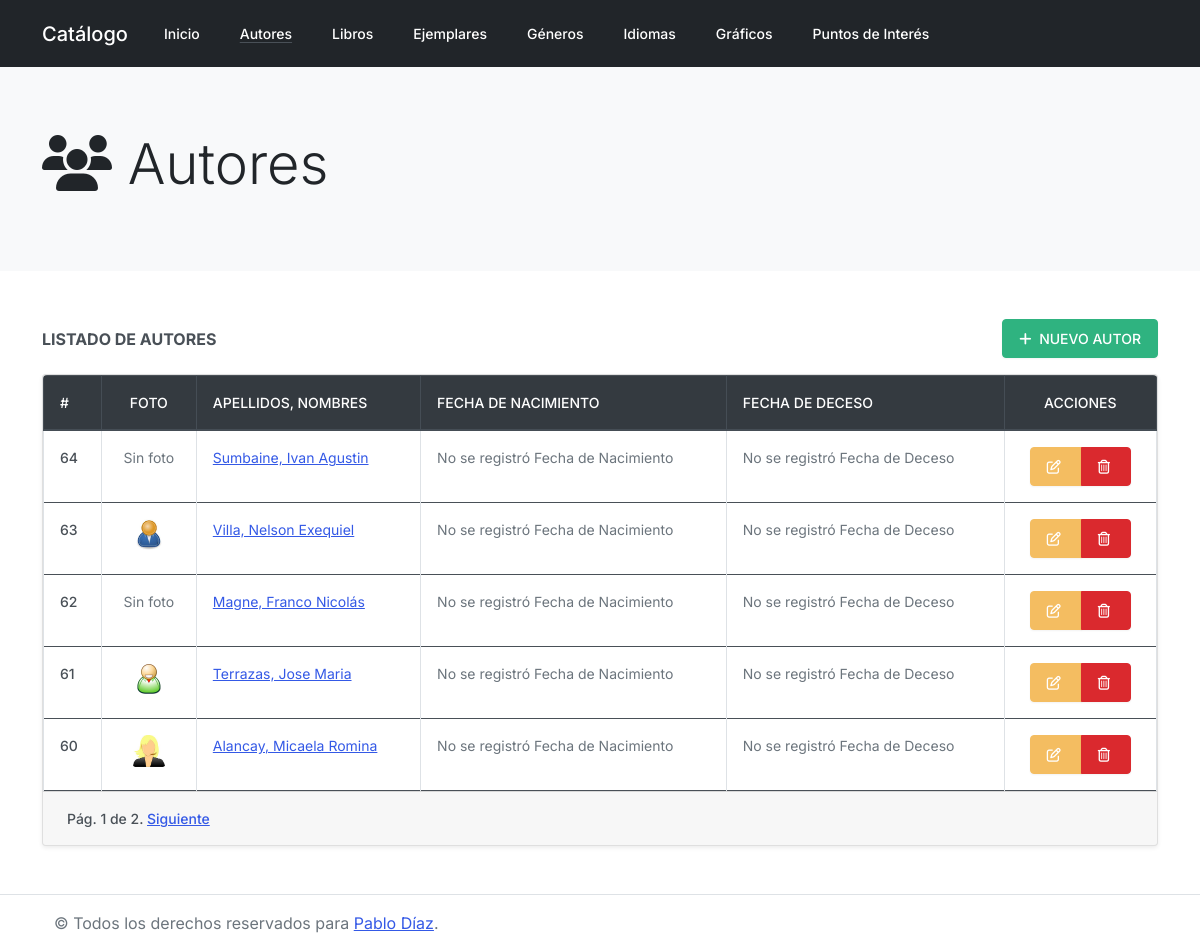
Page /catalogo/autores/ on the earlier database version.
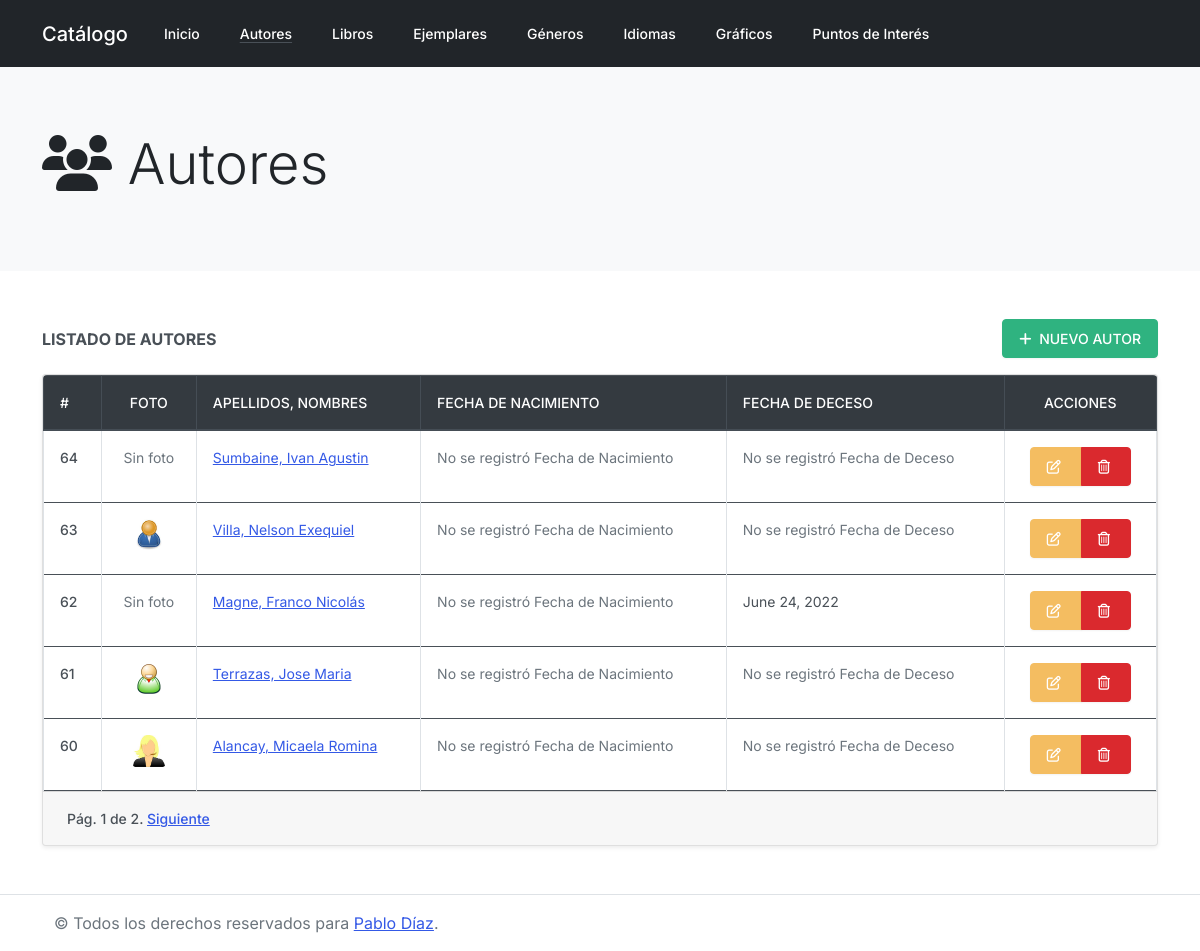
Same page on the later database version.
### catalogo/models.py (models this page shows, shortened)
class Autor(models.Model):
    nombre = models.CharField(max_length=50)
    apellido = models.CharField(max_length=50)
    fechaNac = models.DateField(null=True, blank=True)
    fechaDeceso = models.DateField('Fallecido', null=True, blank=True)
    image=models.ImageField(upload_to='catalogo/upload/img', null=True, blank=True)
    def __str__(self):
        return '%s, %s' % (self.apellido, self.nombre)
    class Meta:
        ordering = ["-id", "apellido", "nombre"]

### catalogo/views.py (the view)
# urls.py: path('autores/', views.AuthorListView.as_view(), name='author_list'),
class AuthorListView(generic.ListView):
    model = Autor
    context_object_name = 'authors'
    paginate_by = 5
    queryset = Autor.objects.order_by('-id')
    template_name = 'authors/index.html'

### catalogo/templates/authors/index.html (shortened to what the changed rows need)
{% extends "base.html" %}
{% block jumbotron %}
{% include "partials/jumbotron.html" with icon="<i class='fas fa-users'></i>" title="Autores" %}
{% endblock %}
{% block content %}
<div class="row">
    <div class="col-12">
        <div class="card shadow-sm">
            <div class="card-body table-responsive rounded-top p-0">
                <table class="table table-hover table-bordered mb-0">
                    <thead class="thead-dark">
                        <tr>
                            <th scope="col">#</th>
                            <th scope="col" class="text-center">Foto</th>
                            <th scope="col">Apellidos, Nombres</th>
                            <th scope="col">Fecha de Nacimiento</th>
                            <th scope="col">Fecha de Deceso</th>
                            <th scope="col" class="text-center">Acciones</th>
                        </tr>
                    </thead>
                    <tbody>
                        {% for author in authors %}
                            <tr>
                                <th scope="row">
                                    {{ author.id }}
                                </th>
                                <td class="text-center">
                                    {% if author.image %}
                                    <img src="{{  author.image.url }}" alt="{{ author }}" class="img-fluid"
                                        style="height: 2rem; width: 2rem;">
                                    {% else %}
                                    <p class="text-muted mb-0">Sin foto</p>
                                    {% endif %}
                                </td>
                                <td>
                                    <a href="{% url 'author_details' author.id %}">{{ author }}</a>
                                </td>
                                <td>
                                    {% if author.fechaNac %}
                                    {{ author.fechaNac }}
                                    {% else %}
                                    <p class="text-muted mb-0">No se registró Fecha de Nacimiento</p>
                                    {% endif %}
                                </td>
                                <td>
                                    {% if author.fechaDeceso %}
                                        {{ author.fechaDeceso }}
                                    {% else %}
                                        <p class="text-muted mb-0">No se registró Fecha de Deceso</p>
                                    {% endif %}
                                </td>
                                <td class="text-center">
                                    <div class="btn-group" role="group" aria-label="Basic example">
                                        <a href="{% url 'author_update' author.id %}" class="btn btn-warning">
                                            <i class="fas fa-edit font-weight-light mr-1"></i>
                                        </a>
                                        <button type="button" class="btn btn-danger" data-toggle="modal"
                                        data-target="#author-{{ author.id }}">
                                            <i class="fas fa-trash-alt font-weight-light mr-1"></i>
                                        </button>
                                    </div>
                                </td>
                            </tr>
                        {% empty %}
                            <tr class="bg-red">
                                <td colspan="6" class="text-center">
                                    ¡Oops! No tenemos Autores en Catálogo.
                                </td>
                            </tr>
                        {% endfor %}
                    </tbody>
                </table>
            </div>
        </div>
    </div>
</div>
{% endblock %}

Differences in the rows shown:
changed Autor "Magne, Franco Nicolás": fechaDeceso (not shown) → "June 24, 2022"; no longer shows "No se registró Fecha de Deceso"
